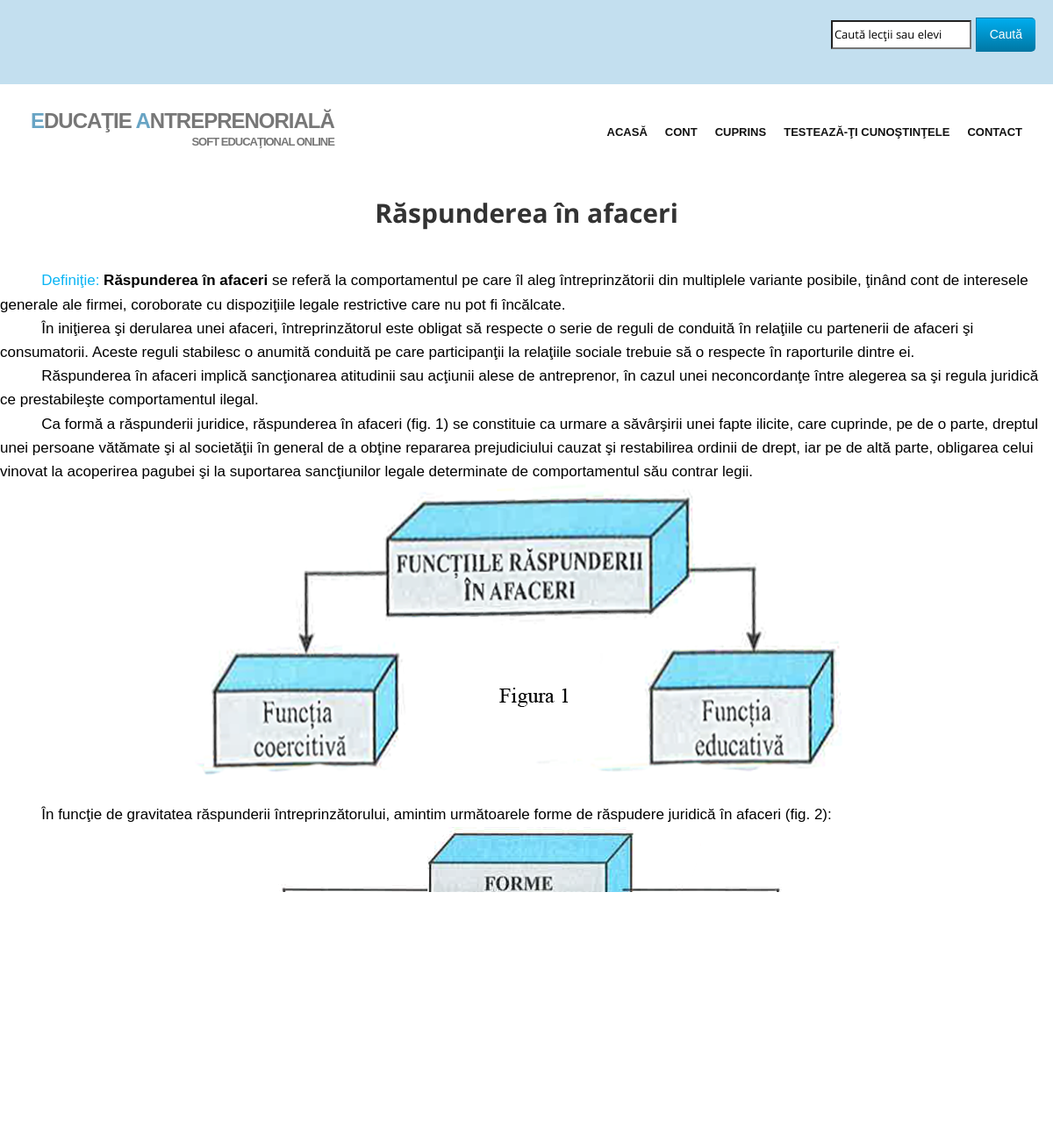
Screenshot of /lectii.php?id=16 with the database file from the repository.
### tables this page shows
CREATE TABLE IF NOT EXISTS `lectii` (
  `id` int(11) NOT NULL AUTO_INCREMENT,
  `titlu` varchar(255) NOT NULL,
  `continut` longtext NOT NULL,
  PRIMARY KEY (`id`)
);

### core/functii/general.php (called while the page is built, shortened)
<?php
function sanitize($data) {
	return mysql_real_escape_string($data);
}
function fetch($data) {
	return mysql_fetch_array($data);
}
?>

### lectii.php (the view, shortened to what this page needs)
<?php
include 'include/head.php';
include 'include/header.php';
include 'core/functii/general.php';
	$query = mysql_query("SELECT * FROM lectii where id = '".sanitize($_GET['id'])."'");
	while($row = fetch($query)){
		$titlu = $row['titlu'];
		$continut = $row['continut'];
		echo '<center>'.'<h2>'.htmlspecialchars_decode($titlu).'</h2>'.'</center>';
		echo '<Br>'.htmlspecialchars_decode($continut);
	}
?>
<div align="right"><p>Bibliografie: Manual Educa&#355;ie Antreprenoriala - Clasa a X-a </p></div>

### css/style.css (style rules this page uses)
h1,h2, h3, h4, h5, h6 { font-family:'Open Sans', Arial, sans-serif; font-weight:700; line-height:1.1em; color:#333; margin-bottom: 20px; }

### rows the page displays
lectii: titlu "Răspunderea în afaceri", continut "Definiţie: Răspunderea în afaceri se referă la comportamentul pe care îl aleg întreprinzătorii din multiplele variante posibile, ţinând cont de interesele generale ale firmei, coroborate cu dispoziţiile legale restrictive care nu pot fi încălcate. În iniţierea şi derularea unei afaceri, întreprinzătorul este obligat să respecte o serie de reguli de conduită în relaţiile cu partenerii de afaceri şi consumatorii. Aceste reguli stabilesc o anumită conduită pe care participanţii la relaţiile sociale trebuie să o respecte în raporturile dintre ei. Răspunderea în afaceri implică sancţionarea atitudinii sau acţiunii alese de antreprenor, în cazul unei neconcordanţe între alegerea sa şi regula…", continut (picture)
